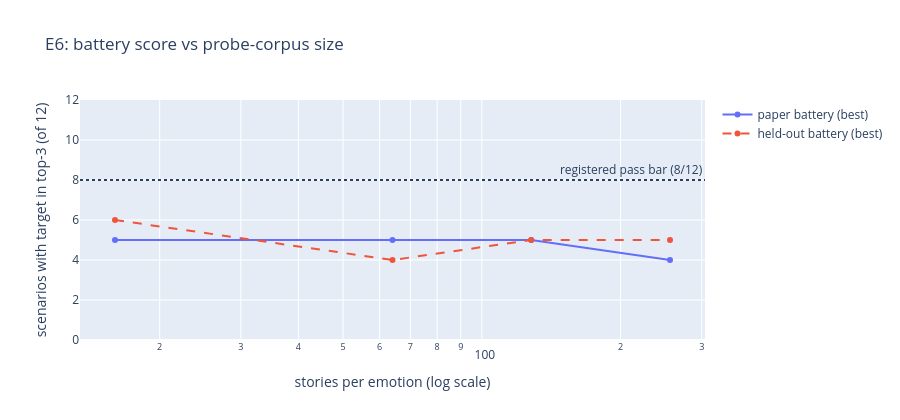

Notebook cell for this chart:
### Markdown cell above
## 1. E6: the scale curve

How to read: each line is one battery (solid = paper's scenarios, dashed = our held-out set).
The x axis is stories per emotion used to build the probes; the y axis is the best battery
score across all format x layer x readout combinations at that n (best-of is fair here because
the same selection is applied at every n; the pass bar of 8 is the horizontal line). A rising
curve crossing the bar vindicates the scale hypothesis; a plateau exonerates scale.

### Code cell
# this cell scores the battery at every n and plots the scale curve
def best_scores(probe_means_layers):  # [emotion, layer, d_model] -> per-battery best + argmax
    best = {"scenario": 0, "heldout": 0}
    best_cfg, joint_best = None, -1
    for fmt in FORMATS:
        for lp in range(len(LAYERS)):
            for r in READOUTS:
                s, _ = top3(probe_means_layers[:, lp, :], fmt, "scenario", r, lp)
                h, _ = top3(probe_means_layers[:, lp, :], fmt, "heldout", r, lp)
                best["scenario"] = max(best["scenario"], s)
                best["heldout"] = max(best["heldout"], h)
                if min(s, h) > joint_best:
                    joint_best, best_cfg = min(s, h), (fmt, LAYERS[lp], r, s, h)
    return best, best_cfg

scale_rows = []
for ni, n in enumerate(N_BUCKETS):
    best, cfg = best_scores(MEANS[ni])
    scale_rows.append((n, best["scenario"], best["heldout"], cfg))
    print(f"n={n:3d}: best paper {best['scenario']}/12, best heldout {best['heldout']}/12, "
          f"best joint config {cfg}")

fig = go.Figure()
fig.add_scatter(x=[r[0] for r in scale_rows], y=[r[1] for r in scale_rows],
                mode="lines+markers", name="paper battery (best)")
fig.add_scatter(x=[r[0] for r in scale_rows], y=[r[2] for r in scale_rows],
                mode="lines+markers", name="held-out battery (best)", line=dict(dash="dash"))
fig.add_hline(y=8, line_dash="dot", annotation_text="registered pass bar (8/12)")
fig.update_layout(title="E6: battery score vs probe-corpus size",
                  xaxis_title="stories per emotion (log scale)", xaxis_type="log",
                  yaxis_title="scenarios with target in top-3 (of 12)",
                  yaxis_range=[0, 12], height=420)
fig.show()

### Figure 1 — Plotly figure (JSON) as saved in the notebook; plotly's stock layout.template omitted (floating-point values rounded to 4 significant figures)
{"data": [{"mode": "lines+markers", "name": "paper battery (best)", "type": "scatter", "x": [16, 64, 128, 256], "y": [5, 5, 5, 4]}, {"line": {"dash": "dash"}, "mode": "lines+markers", "name": "held-out battery (best)", "type": "scatter", "x": [16, 64, 128, 256], "y": [6, 4, 5, 5]}], "layout": {"annotations": [{"showarrow": false, "text": "registered pass bar (8/12)", "x": 1, "xanchor": "right", "xref": "x domain", "y": 8, "yanchor": "bottom", "yref": "y"}], "height": 420, "shapes": [{"line": {"dash": "dot"}, "type": "line", "x0": 0, "x1": 1, "xref": "x domain", "y0": 8, "y1": 8, "yref": "y"}], "title": {"text": "E6: battery score vs probe-corpus size"}, "xaxis": {"title": {"text": "stories per emotion (log scale)"}, "type": "log"}, "yaxis": {"range": [0, 12], "title": {"text": "scenarios with target in top-3 (of 12)"}}}}
